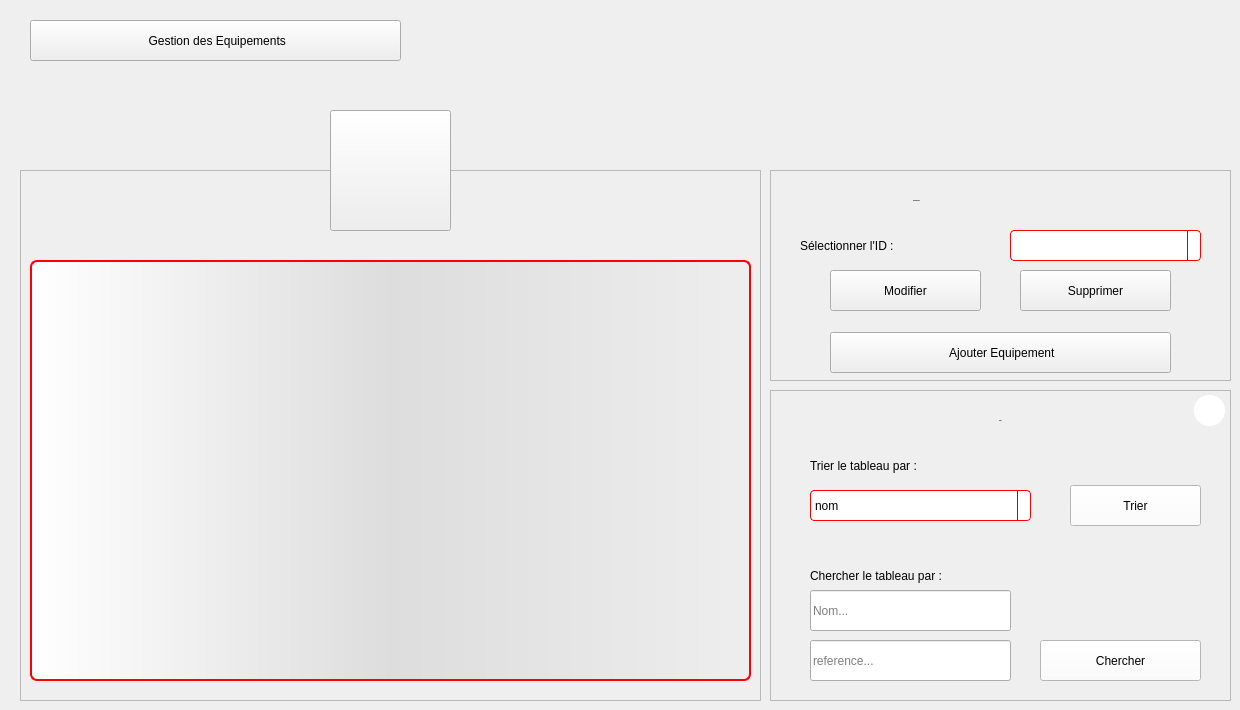
    <widget class="QWidget" name="equipements">
     <widget class="QPushButton" name="B_BackToGestions">
      <property name="geometry">
       <rect>
        <x>30</x>
        <y>20</y>
        <width>371</width>
        <height>41</height>
       </rect>
      </property>
      <property name="cursor">
       <cursorShape>PointingHandCursor</cursorShape>
      </property>
      <property name="text">
       <string> Gestion des Equipements</string>
      </property>
      <property name="icon">
       <iconset resource="ressource.qrc">
        <normaloff>:/ressource/image/back-arrow.png</normaloff>:/ressource/image/back-arrow.png</iconset>
      </property>
     </widget>
     <widget class="QFrame" name="frame">
      <property name="geometry">
       <rect>
        <x>20</x>
        <y>170</y>
        <width>741</width>
        <height>531</height>
       </rect>
      </property>
      <property name="styleSheet">
       <string notr="true"/>
      </property>
      <property name="frameShape">
       <enum>QFrame::StyledPanel</enum>
      </property>
      <property name="frameShadow">
       <enum>QFrame::Raised</enum>
      </property>
      <widget class="QTableView" name="T_Equipement">
       <property name="geometry">
        <rect>
         <x>10</x>
         <y>90</y>
         <width>721</width>
         <height>421</height>
        </rect>
       </property>
       <property name="styleSheet">
        <string notr="true">QTableView {border: 2px solid red;text-align: top;padding: 4px;border-radius: 7px;border-bottom-left-radius: 7px;background: QLinearGradient( x1: 0, y1: 0, x2: 1, y2: 0,stop: 0 #fff, stop: 1 #eee,stop: 0.5 #ddd,stop: 1 #eee );width: 15px;selection-background-color:QLinearGradient( x1: 0, y1: 0, x2: 1, y2: 0,stop: 0 #FF0000, stop: 1 #FF5F5F,stop: 0.5 #FEAAAA,stop: 1 #eee);selection-color: black;}
QTableView::item:focus{selection-background-color: red;}
QScrollBar:vertical{ width: 20px; background: none; /* only these sort effect about width ...*/}
QScrollBar::handle:vertical{ border: 3px solid #5E749C;text-align: top;padding: 4px;border-radius: 5px; border-bottom-left-radius: 5px;background: QLinearGradient( x1: 0, y1: 0, x2: 1, y2: 0,stop: 0 #fff, stop: 1 #eee,stop: 0.5 #ddd,stop: 1 #eee ); width: 25px; min-height: 20px; max-height: 25px; /*these sort no effect*/ }
QScrollBar::add-page:vertical {border: 3px solid red;text-align: top;padding: 4px;border-radius: 5px; border-bottom-left-radius: 5px;background:  red; /* adding width: xx px; sorting no effect .. why? */}
QScrollBar::sub-page:vertical {border: 3px solid green;text-align: top;padding: 4px;border-radius: 5px; border-bottom-left-radius: 5px;background:  green; /* adding width: xx px; sorting no effect .. why? */ }</string>
       </property>
       <attribute name="horizontalHeaderCascadingSectionResizes">
        <bool>false</bool>
       </attribute>
       <attribute name="horizontalHeaderDefaultSectionSize">
        <number>115</number>
       </attribute>
      </widget>
     </widget>
     <widget class="QFrame" name="frame_2">
      <property name="geometry">
       <rect>
        <x>770</x>
        <y>170</y>
        <width>461</width>
        <height>211</height>
       </rect>
      </property>
      <property name="styleSheet">
       <string notr="true"/>
      </property>
      <property name="frameShape">
       <enum>QFrame::StyledPanel</enum>
      </property>
      <property name="frameShadow">
       <enum>QFrame::Raised</enum>
      </property>
      <widget class="QLabel" name="L_ConfigIntervenant">
       <property name="geometry">
        <rect>
         <x>143</x>
         <y>0</y>
         <width>171</width>
         <height>61</height>
        </rect>
       </property>
       <property name="font">
        <font>
         <family>century gothic</family>
         <pointsize>-1</pointsize>
         <weight>75</weight>
         <bold>true</bold>
        </font>
       </property>
       <property name="styleSheet">
        <string notr="true">background: transparent;</string>
       </property>
       <property name="text">
        <string>Configuration</string>
       </property>
      </widget>
      <widget class="QLabel" name="L_CB_ID">
       <property name="geometry">
        <rect>
         <x>30</x>
         <y>60</y>
         <width>191</width>
         <height>31</height>
        </rect>
       </property>
       <property name="styleSheet">
        <string notr="true">background: transparent;</string>
       </property>
       <property name="text">
        <string>Sélectionner l'ID :</string>
       </property>
      </widget>
      <widget class="QPushButton" name="B_AjouterEquipement">
       <property name="geometry">
        <rect>
         <x>60</x>
         <y>162</y>
         <width>341</width>
         <height>41</height>
        </rect>
       </property>
       <property name="cursor">
        <cursorShape>PointingHandCursor</cursorShape>
       </property>
       <property name="text">
        <string> Ajouter Equipement</string>
       </property>
       <property name="icon">
        <iconset resource="ressource.qrc">
         <normaloff>:/ressource/image/add.png</normaloff>:/ressource/image/add.png</iconset>
       </property>
      </widget>
      <widget class="QComboBox" name="CB_IDEquipement">
       <property name="geometry">
        <rect>
         <x>240</x>
         <y>60</y>
         <width>191</width>
         <height>31</height>
        </rect>
       </property>
       <property name="styleSheet">
        <string notr="true">QComboBox {
  border: 1px solid red;
  border-radius: 4px;
  background: white;
}

QComboBox QAbstractItemView {
  border: 1px solid black;
  border-radius: 0;
  background-color: white;
  selection-background-color:#305068;
}

QComboBox QAbstractItemView:hover {
  background-color: white;
  color: #F0F0F0;
}

QComboBox QAbstractItemView:selected {
  background: #1464A0;
  color: #32414B;
}

QComboBox QAbstractItemView:alternate {
  background: #19232D;
}

QComboBox:disabled {
  background-color: #19232D;
  color: #787878;
}

QComboBox:hover {
  border: 1px solid #148CD2;
}

QComboBox:focus {
  border: 1px solid #1464A0;
}

QComboBox:on {
  selection-background-color: #1464A0;
}

QComboBox::item:checked {
  font-weight: bold;
}

QComboBox::item:selected {
  border: 0px solid transparent;
}

QComboBox::drop-down {
  subcontrol-origin: padding;
  subcontrol-position: top right;
  width: 12px;
  border-left: 1px solid #32414B;
}</string>
       </property>
      </widget>
      <widget class="QPushButton" name="B_ModifierEquipement">
       <property name="geometry">
        <rect>
         <x>60</x>
         <y>100</y>
         <width>151</width>
         <height>41</height>
        </rect>
       </property>
       <property name="cursor">
        <cursorShape>PointingHandCursor</cursorShape>
       </property>
       <property name="text">
        <string>Modifier</string>
       </property>
       <property name="icon">
        <iconset resource="ressource.qrc">
         <normaloff>:/ressource/image/edit.png</normaloff>:/ressource/image/edit.png</iconset>
       </property>
       <property name="iconSize">
        <size>
         <width>23</width>
         <height>23</height>
        </size>
       </property>
      </widget>
      <widget class="QPushButton" name="B_SupprimerEquipement">
       <property name="geometry">
        <rect>
         <x>250</x>
         <y>100</y>
         <width>151</width>
         <height>41</height>
        </rect>
       </property>
       <property name="cursor">
        <cursorShape>PointingHandCursor</cursorShape>
       </property>
       <property name="text">
        <string>Supprimer</string>
       </property>
       <property name="icon">
        <iconset resource="ressource.qrc">
         <normaloff>:/ressource/image/trash.png</normaloff>:/ressource/image/trash.png</iconset>
       </property>
       <property name="iconSize">
        <size>
         <width>23</width>
         <height>23</height>
        </size>
       </property>
      </widget>
     </widget>
     <widget class="QToolButton" name="toolButton">
      <property name="geometry">
       <rect>
        <x>330</x>
        <y>110</y>
        <width>121</width>
        <height>121</height>
       </rect>
      </property>
      <property name="text">
       <string/>
      </property>
      <property name="icon">
       <iconset resource="ressource.qrc">
        <normaloff>:/ressource/image/police-walkie-talkie.png</normaloff>:/ressource/image/police-walkie-talkie.png</iconset>
      </property>
      <property name="iconSize">
       <size>
        <width>64</width>
        <height>64</height>
       </size>
      </property>
     </widget>
     <widget class="QFrame" name="frame_10">
      <property name="geometry">
       <rect>
        <x>770</x>
        <y>390</y>
        <width>461</width>
        <height>311</height>
       </rect>
      </property>
      <property name="styleSheet">
       <string notr="true"/>
      </property>
      <property name="frameShape">
       <enum>QFrame::StyledPanel</enum>
      </property>
      <property name="frameShadow">
       <enum>QFrame::Raised</enum>
      </property>
      <widget class="QLabel" name="L_ConfigIntervenant_3">
       <property name="geometry">
        <rect>
         <x>140</x>
         <y>0</y>
         <width>181</width>
         <height>61</height>
        </rect>
       </property>
       <property name="font">
        <font>
         <family>century gothic</family>
         <pointsize>-1</pointsize>
         <weight>75</weight>
         <bold>true</bold>
        </font>
       </property>
       <property name="styleSheet">
        <string notr="true">background: transparent;</string>
       </property>
       <property name="frameShape">
        <enum>QFrame::NoFrame</enum>
       </property>
       <property name="frameShadow">
        <enum>QFrame::Plain</enum>
       </property>
       <property name="text">
        <string>Table</string>
       </property>
       <property name="alignment">
        <set>Qt::AlignCenter</set>
       </property>
      </widget>
      <widget class="QLabel" name="L_CB_Tri">
       <property name="geometry">
        <rect>
         <x>40</x>
         <y>60</y>
         <width>231</width>
         <height>31</height>
        </rect>
       </property>
       <property name="styleSheet">
        <string notr="true">background: transparent;</string>
       </property>
       <property name="text">
        <string>Trier le tableau par :</string>
       </property>
      </widget>
      <widget class="QComboBox" name="CB_TriEquipement">
       <property name="geometry">
        <rect>
         <x>40</x>
         <y>100</y>
         <width>221</width>
         <height>31</height>
        </rect>
       </property>
       <property name="styleSheet">
        <string notr="true">QComboBox {
  border: 1px solid red;
  border-radius: 4px;
  background: white;
}

QComboBox QAbstractItemView {
  border: 1px solid black;
  border-radius: 0;
  background-color: white;
  selection-background-color:#305068;
}

QComboBox QAbstractItemView:hover {
  background-color: white;
  color: #F0F0F0;
}

QComboBox QAbstractItemView:selected {
  background: #1464A0;
  color: #32414B;
}

QComboBox QAbstractItemView:alternate {
  background: #19232D;
}

QComboBox:disabled {
  background-color: #19232D;
  color: #787878;
}

QComboBox:hover {
  border: 1px solid #148CD2;
}

QComboBox:focus {
  border: 1px solid #1464A0;
}

QComboBox:on {
  selection-background-color: #1464A0;
}

QComboBox::item:checked {
  font-weight: bold;
}

QComboBox::item:selected {
  border: 0px solid transparent;
}

QComboBox::drop-down {
  subcontrol-origin: padding;
  subcontrol-position: top right;
  width: 12px;
  border-left: 1px solid #32414B;
}</string>
       </property>
       <item>
        <property name="text">
         <string>nom</string>
        </property>
       </item>
       <item>
        <property name="text">
         <string>poid</string>
        </property>
       </item>
      </widget>
      <widget class="QPushButton" name="B_Trier">
       <property name="geometry">
        <rect>
         <x>300</x>
         <y>95</y>
         <width>131</width>
         <height>41</height>
        </rect>
       </property>
       <property name="cursor">
        <cursorShape>PointingHandCursor</cursorShape>
       </property>
       <property name="styleSheet">
        <string notr="true">QPushButton {
	background: white;
}

QPushButton:hover {
	background: #BEBEBE;
}</string>
       </property>
       <property name="text">
        <string>Trier</string>
       </property>
       <property name="icon">
        <iconset resource="ressource.qrc">
         <normaloff>:/ressource/image/ascending-sort.png</normaloff>:/ressource/image/ascending-sort.png</iconset>
       </property>
       <property name="iconSize">
        <size>
         <width>18</width>
         <height>18</height>
        </size>
       </property>
      </widget>
      <widget class="QLineEdit" name="LE_ChercherNom">
       <property name="geometry">
        <rect>
         <x>40</x>
         <y>200</y>
         <width>201</width>
         <height>41</height>
        </rect>
       </property>
       <property name="placeholderText">
        <string>Nom...</string>
       </property>
      </widget>
      <widget class="QPushButton" name="B_Recherche">
       <property name="geometry">
        <rect>
         <x>270</x>
         <y>250</y>
         <width>161</width>
         <height>41</height>
        </rect>
       </property>
       <property name="cursor">
        <cursorShape>PointingHandCursor</cursorShape>
       </property>
       <property name="styleSheet">
        <string notr="true">QPushButton {
	background: white;
}

QPushButton:hover {
	background: #BEBEBE;
}</string>
       </property>
       <property name="text">
        <string>Chercher</string>
       </property>
       <property name="icon">
        <iconset resource="ressource.qrc">
         <normaloff>:/ressource/image/search.png</normaloff>:/ressource/image/search.png</iconset>
       </property>
       <property name="iconSize">
        <size>
         <width>25</width>
         <height>25</height>
        </size>
       </property>
      </widget>
      <widget class="QLabel" name="L_CB_Recherche">
       <property name="geometry">
        <rect>
         <x>40</x>
         <y>170</y>
         <width>271</width>
         <height>31</height>
        </rect>
       </property>
       <property name="styleSheet">
        <string notr="true">background: transparent;</string>
       </property>
       <property name="text">
        <string>Chercher le tableau par :</string>
       </property>
      </widget>
      <widget class="QLineEdit" name="LE_ChercherReference">
       <property name="geometry">
        <rect>
         <x>40</x>
         <y>250</y>
         <width>201</width>
         <height>41</height>
        </rect>
       </property>
       <property name="placeholderText">
        <string>reference...</string>
       </property>
      </widget>
      <widget class="QPushButton" name="B_ResetTableEquipement">
       <property name="geometry">
        <rect>
         <x>424</x>
         <y>5</y>
         <width>31</width>
         <height>31</height>
        </rect>
       </property>
       <property name="cursor">
        <cursorShape>PointingHandCursor</cursorShape>
       </property>
       <property name="styleSheet">
        <string notr="true">QPushButton {
	background: white;
	border-radius: 15px;
}

QPushButton:hover {
	background: #BEBEBE;
}</string>
       </property>
       <property name="text">
        <string/>
       </property>
       <property name="icon">
        <iconset resource="ressource.qrc">
         <normaloff>:/ressource/image/close.png</normaloff>:/ressource/image/close.png</iconset>
       </property>
      </widget>
     </widget>
     <zorder>frame</zorder>
     <zorder>B_BackToGestions</zorder>
     <zorder>frame_2</zorder>
     <zorder>toolButton</zorder>
     <zorder>frame_10</zorder>
    </widget>
